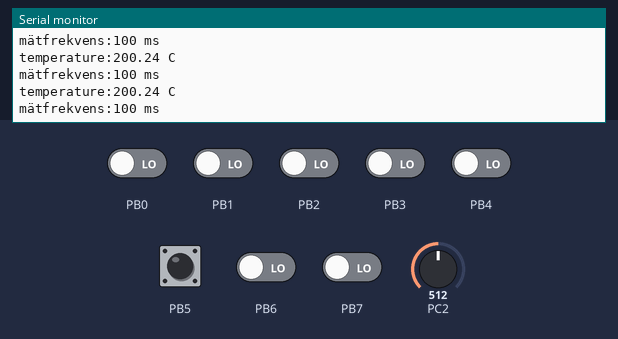
The program below on a simulated ATmega328P, built with avr-gcc and emulated at 16 MHz. Parts: the last lines printed to the serial monitor. Inputs (shaded band) come from the test bench; at power-on: PB5 HIGH, PB0–4, PB6, PB7 LOW, PC2 = 512.

Above: at 1.2 s.
1.3 s: PC2 set to 306
At 1.51 s:
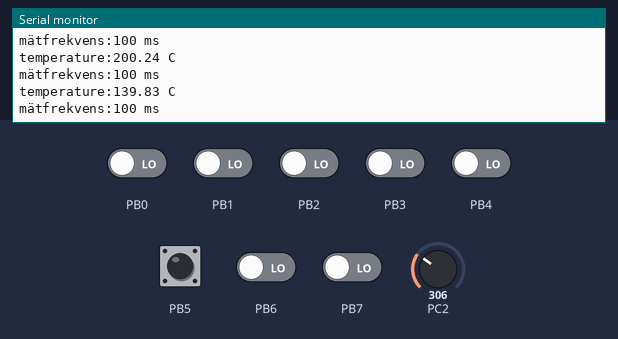
4.3 s: PB5 pulled LOW for 0.15 s
At 4.68 s:
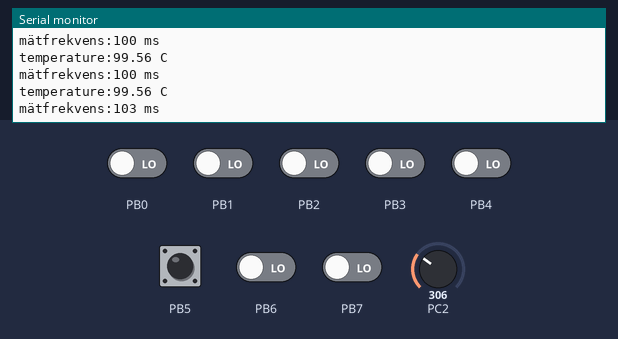
7.4 s: PB5 pulled LOW for 1 s
At 8.75 s:
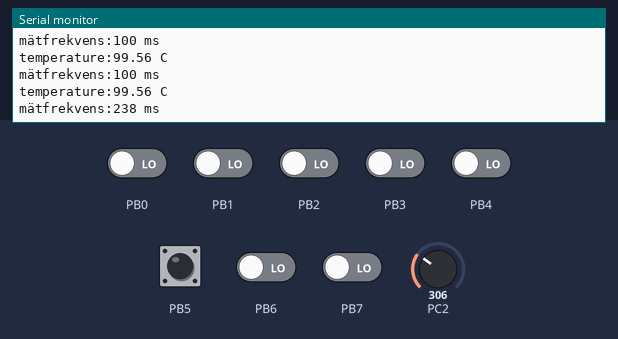
9.9 s: PB5 pulled LOW for 0.15 s
At 10.49 s:
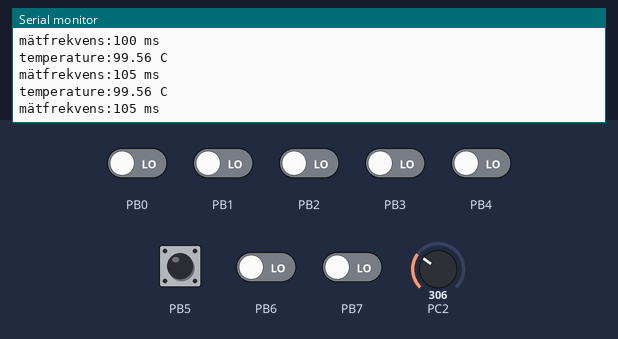
13.0 s: PB5 pulled LOW for 0.15 s
At 13.39 s:
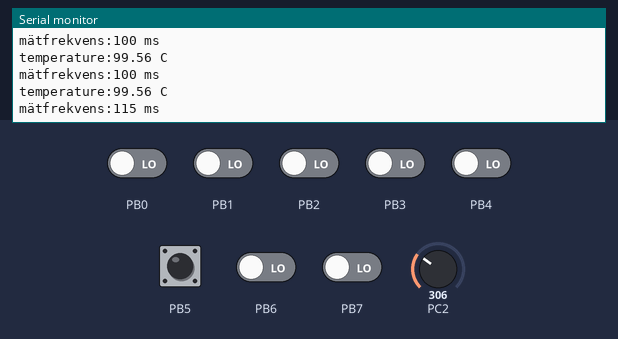
16.1 s: PB5 pulled LOW for 0.15 s
At 16.49 s:
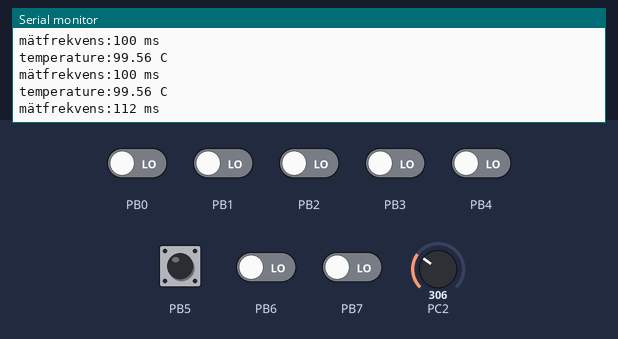
Timing chart, 0 to 19.1 s (numbered marks = the images above; inputs shaded):
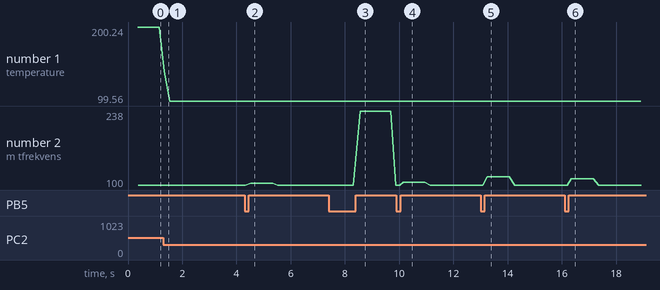

Measured:
- after the input at 1.3 s, the serial monitor: prints a new line at once (image 1)
- after the input at 4.3 s, the serial monitor: prints a new line after 0.23 s (image 2)
- after the input at 7.4 s, the serial monitor: prints a new line after 1.2 s (image 3)
- after the input at 9.9 s, the serial monitor: prints a new line after 0.25 s (image 4)
- after the input at 13.0 s, the serial monitor: prints a new line after 0.24 s (image 5)
- after the input at 16.1 s, the serial monitor: prints a new line after 0.24 s (image 6)
- plotted number 1: 200.24 → 99.56 after the input at 1.3 s

The program:

main.c
```c
/*
 * prodjekt_3.c
 *
 * Created: 2022-12-06 12:56:01
 * Author : willi
 */
/**********************************************************************

	mian_header.h includerar samtliga headers för alla includerade funtioner.

**********************************************************************/
#include "main_header.h"

/**********************************************************************
*
*	*mian: skriver konturnelrigt ut temperaturen från temperatursensorn tmp36
*		   default efter initiering är att temperaturen läses in och skrivs ut
*		   efter 60 sekunder. temperaturen som skrivs ut är medelvärde på de
*		   5 senaste mätningarna.
*
*		   vid en första knapptryckning så händer inget men vid två knapptryckningar
*		   i följd om  inte 60 sekunder har gått så läses tiden melan knapptryckningarna in
*		   och används som nytt värde för varje gång programet skall läsa in och skriva ut
*		   medeltemperaturen.
*
*		   medelvärdet melan de 5 senaste knapptryckningarna sparas och används som
*		   frekvens för utskrift av medeltemperaturen.
*
*
**********************************************************************/

int main(void)
{
    setup();

    while (1)

    {

    }
}
```

adc.c
```c
/*
 * adc.c
 *
 * Created: 2022-12-19 09:22:15
 *  Author: willi
 */

/********************************************************************************
* adc.c: Innehåller funktionsdefinitioner för implementering av AD-omvandling
*        för analoga signaler via strukten adc.
********************************************************************************/

#include "adc.h"

/********************************************************************************
* adc_read: Läser av en analog insignal och returnerar motsvarande digitala
*           motsvarighet mellan 0 - 1023.
*
*           - self: Pekare till analog pin vars insignal ska AD-omvandlas.
********************************************************************************/
uint16_t adc_read(struct adc_pin* self){

	ADMUX = (1 << REFS0) | self->pin;
	ADCSRA = (1 << ADEN) | (1<< ADSC) | (1 << ADPS2) | (1 << ADPS1) | (1 << ADPS0);
	while ((ADCSRA & (1 << ADIF)) == 0);
	ADCSRA = (1 << ADIF);
	return ADC;
}

/********************************************************************************
* adc_get_pwm_values: Läser av en analog insignal och beräknar on- och off-tid
*                     för PWM-generering, avrundat till närmaste heltal.
*
*                     - self         : Pekare till analog pin som ska läsas av.
*                     - pwm_period_us: PWM-perioden (on-tid + off-tid) mätt i
*                                      mikrosekunder.
********************************************************************************/
void adc_get_pwm_values(struct adc_pin* self, uint16_t pwm_period_us)
{
	const double duty_cycle = adc_read(self) / 1023.0;
	self->pwm_on_us =(uint16_t) (duty_cycle * pwm_period_us+0.5);
	self->pwm_off_us = pwm_period_us - self->pwm_on_us;
	return;
}

/********************************************************************************
* adc_init: Initierar analog pin för avläsning och AD-omvandling av insignaler,
*			Och nollställer pwm värderna.
*
*           - self: Pekare till analog pin som ska användas för AD-omvandling.
*           - pin : Analog pin som ska läsas för AD-omvandling.
********************************************************************************/
void adc_init(struct adc_pin* self, uint8_t pin)
{
	self->pin = pin;
	self->pwm_off_us = 0;
	self->pwm_on_us = 0;
	(void)adc_read(self);
	return;
}

/********************************************************************************
* adc_delay_on: Aktiverar en fördröjning på perioden av hög signal vid pwm styrning
				enligt tidigare avläst värde.
				Fördröjningen blir värdet på pwm_on_us i microsekunder

				- self         : Pekare till analog pin som har lästs av.
********************************************************************************/
void adc_delay_on(struct adc_pin* self){
	delay_us(self->pwm_on_us);
	return;
}

/********************************************************************************
* adc_delay_off: Aktiverar en fördröjning på perioden av låg signal vid pwm styrning
				enligt tidigare avläst värde.
				Fördröjningen blir värdet på pwm_off_us i microsekunder

				- self         : Pekare till analog pin som har lästs av.
********************************************************************************/
void adc_delay_off(struct adc_pin* self){
	delay_us(self->pwm_off_us);
	return;
}
```

adc.h
```c
/*
 * adc.h
 *
 * Created: 2022-12-19 09:21:47
 *  Author: willi
 */

/********************************************************************************
* adc.h: Innehåller funktionalitet för enkel implementering av AD-omvandling
*        för analoga signaler via strukten adc. AD-omvandling sker via inläsning
*        av signaler från analoga pinnar A0 - A5 på Arduino Uno, vilket
*        motsvarar PORTC0 - PORTC5 på ATmega328P.
*
*		 AD-omvanlingen kan till exemel användas för att läsa av en.
*		 Potensiometer som kan variera spänningen från 0 - 5 V som blir
*		 en digital signal från 0 - 1023.
*
*		 Signalen kan till exemepl användas för att sjukstera ljusstyrka med
*        en duty_cycle som beräknas med:
*
*			duty_cycle = ADC_Value/Max_Value
*
********************************************************************************/

#ifndef ADC_H_
#define ADC_H_

/* Inkluderingsderektiv:*/
#include "misc.h"
#include "setup.h"

#define PO1 0 /* Potensiometer kopplad till ingång A0 på aruduinot.*/
#define PO2 1 /* Potensiometer kopplad till ingång A1 på aruduinot.*/

/********************************************************************************
* adc: Strukt för implementering av AD-omvandlare, som möjliggör avläsning
*      av insignaler från analoga pinnar samt beräkning av on- och off-tid för
*      PWM-generering
********************************************************************************/
struct adc_pin{
	uint8_t pin;			/* pin: anger vilken pin på arduinot som läses av.*/
	uint16_t pwm_on_us;		/* pwm_on_us: Anger hur länge en signal skall vara hög vid PWM styrning.*/
	uint16_t pwm_off_us;	/* pwm_off_us: Anger hur länge en signal skall vara låg vid PWM styrning.*/
};

/********************************************************************************
* adc_init: Initierar analog pin för avläsning och AD-omvandling av insignaler,
*			Och nollställer pwm värderna.
*
*           - self: Pekare till analog pin som ska användas för AD-omvandling.
*           - pin : Analog pin som ska läsas för AD-omvandling.
********************************************************************************/
void adc_init(struct adc_pin* self, uint8_t pin);

/********************************************************************************
* adc_read: Läser av en analog insignal och returnerar motsvarande digitala
*           motsvarighet mellan 0 - 1023.
*
*           - self: Pekare till analog pin vars insignal ska AD-omvandlas.
********************************************************************************/
uint16_t adc_read(struct adc_pin* self);

/********************************************************************************
* adc_get_pwm_values: Läser av en analog insignal och beräknar on- och off-tid
*                     för PWM-generering, avrundat till närmaste heltal.
*
*                     - self         : Pekare till analog pin som ska läsas av.
*                     - pwm_period_us: PWM-perioden (on-tid + off-tid) mätt i
*                                      mikrosekunder.
********************************************************************************/
void adc_get_pwm_values(struct adc_pin* self, uint16_t pwm_period_us);

/********************************************************************************
* adc_delay_on: Aktiverar en fördröjning på perioden av hög signal vid pwm styrning
				enligt tidigare avläst värde.
				Fördröjningen blir värdet på pwm_on_us i microsekunder

				- self         : Pekare till analog pin som har lästs av.
********************************************************************************/
void adc_delay_on(struct adc_pin* self);

/********************************************************************************
* adc_delay_off: Aktiverar en fördröjning på perioden av låg signal vid pwm styrning
				enligt tidigare avläst värde.
				Fördröjningen blir värdet på pwm_off_us i microsekunder

				- self         : Pekare till analog pin som har lästs av.
********************************************************************************/
void adc_delay_off(struct adc_pin* self);

#endif /* ADC_H_ */
```

button.c
```c
/*
 * button.c
 *
 * Created: 2022-12-09 11:54:26
 *  Author: willi
 */

/********************************************************************************
* button.h: Innehåller funktionsdefinitioner för enkel implementering av
*           tryckknappar samt andra digitala inportar via strukten button.
********************************************************************************/
#include "button.h"

/********************************************************************************
* button_init: Initierar ny tryckknapp på angiven pin.
*
*              - self: Pekare till tryckknappen som ska initieras.
*              - pin : Tryckknappens pin-nummer på Arduino Uno, exempelvis 13.
*                      Alternativt kan motsvarande port-nummer på ATmega328P
*                      anges, exempelvis B5 för pin 13 eller D3 för pin 3.
********************************************************************************/
void button_init(struct button* self, uint8_t pin){
	if (pin >= 0  && pin <= 7)
	{
		self->io_port_button = IO_PORTD;
		self->pin = pin;
		PORTD |= (1 << pin);
	}
	else if (pin >= 8 && pin <= 13)
	{
		self->io_port_button = IO_PORTB;
		self->pin = pin-8;
		PORTB |= (1 << (pin-8));
	}
	return;
}

/********************************************************************************
* button_clear: Nollställer tryckknapp samt motsvarande pin.
*
*               - self: Pekare till tryckknappen som ska nollställas.
********************************************************************************/
void button_clear(struct button* self)
{

	if (self->io_port_button == IO_PORTB)
	{
		PORTB &= ~(1 << self->pin);
	}
	else if (self->io_port_button == IO_PORTC)
	{
		PORTC &= ~(1 << self->pin);
	}
	else if (self->io_port_button == IO_PORTD)
	{
		PORTD &= ~(1 << self->pin);
	}

	self->io_port_button = IO_PORT_NONE;
	self->pin = 0;
	return;
}

/********************************************************************************
* button_is_pressed: Läser av tryckknappens pin och indikerar ifall denna är
*                    nedtryckt. I så fall returneras true, annars false.
*
*                    - self: Pekare till tryckknappen som ska läsas av.
********************************************************************************/
bool button_is_pressed(struct button* self){
	if (self->io_port_button == IO_PORTB)
	{
		return (PINB & (1 << (self->pin)));
	}
	else if (self->io_port_button == IO_PORTD)
	{
		return (PIND & (1 << (self->pin)));
	}
	else if (self->io_port_button == IO_PORTC)
	{
		return (PINC & (1 << (self->pin)));
	}
	else{return false; }
}

/********************************************************************************
* button_aktivate_interrupt: Aktiverar PCI-avbrott på angiven tryckknapp så att
*                          event på tryckknappens pin medför avbrott, både på
*                          stigande och fallande flank. Kontroll av flank måste
*                          skötas av användaren, förslagsvis via avläsning i
*                          motsvarande avbrottsrutin.
*
*                          Nedan visas sambandet mellan använd I/O-port samt
*                          avbrottsvektorn för motsvarande avbrottsrutin:
*
*                          I/O-port     pin (Arduino Uno)     Avbrottsvektor
*                             B              8 - 13             PCINT0_vect
*                             C             A0 - A5             PCINT1_vect
*                             D              0 - 7              PCINT2_vect
*
*                          - self: Pekare till tryckknappen som PCI-avbrott
*                                  ska aktiveras på.
********************************************************************************/

void button_aktivate_interupts(struct button* self){
	asm("SEI");
	if (self->io_port_button == IO_PORTB)
	{
		PCMSK0 |= (1 << self->pin);
		PCICR |= (1 << PCIE0);
	}
	else if (self->io_port_button == IO_PORTC)
	{
		PCMSK1 |= (1 << self->pin);
		PCICR |= (1 << PCIE1);
	}
	else if (self->io_port_button == IO_PORTD)
	{
		PCMSK2 |= (1 << self->pin);
		PCICR |= (1 << PCIE2);
	}
	return;
}
```

button.h
```c
/*
 * button.h
 *
 * Created: 2022-12-09 11:54:08
 *  Author: willi
 */

/********************************************************************************
* button.h: Innehåller funktionalitet för enkel implementering av tryckknappar
*           via strukten button samt associerade funktioner. Denna strukt
*           fungerar också utmärkt för andra digitala inportar där insignalen
*           ska kunna läsas av samt avbrott ska kunna genereras vid ett
*           godtyckligt event.
********************************************************************************/

#ifndef BUTTON_H_
#define BUTTON_H_

/* Inkluderingsdirektiv: */
#include "misc.h"

/********************************************************************************
* button: Strukt för implementering av tryckknappar och andra digitala inportar.
*
********************************************************************************/

struct button
{
	uint8_t pin;					/* Tryckknappens pin-nummer på aktuell I/O-port. */
	enum io_port io_port_button;	/* I/O-port som lysdioden är ansluten till. */
};


/********************************************************************************
* button_init: Initierar ny tryckknapp på angiven pin.
*
*              - self: Pekare till tryckknappen som ska initieras.
*              - pin : Tryckknappens pin-nummer på Arduino Uno, exempelvis 13.
*                      Alternativt kan motsvarande port-nummer på ATmega328P
*                      anges, exempelvis B5 för pin 13 eller D3 för pin 3.
********************************************************************************/
void button_init(struct button* self, uint8_t pin);

/********************************************************************************
* button_is_pressed: Läser av tryckknappens pin och indikerar ifall denna är
*                    nedtryckt. I så fall returneras true, annars false.
*
*                    - self: Pekare till tryckknappen som ska läsas av.
********************************************************************************/
bool button_is_pressed(struct button* self);

/********************************************************************************
* button_clear: Nollställer tryckknapp samt motsvarande pin.
*
*               - self: Pekare till tryckknappen som ska nollställas.
********************************************************************************/
void button_clear(struct button* self);

/********************************************************************************
* button_aktivate_interrupt: Aktiverar PCI-avbrott på angiven tryckknapp så att
*							event på tryckknappens pin medför avbrott, både på
*							stigande och fallande flank. Kontroll av flank måste
*							skötas av användaren, förslagsvis via avläsning i
*							motsvarande avbrottsrutin.
*
*							Nedan visas sambandet mellan använd I/O-port samt
*							avbrottsvektorn för motsvarande avbrottsrutin:
*
*							I/O-port     pin (Arduino Uno)     Avbrottsvektor
*                             B              8 - 13             PCINT0_vect
*                             C             A0 - A5             PCINT1_vect
*                             D              0 - 7              PCINT2_vect
*
*                          - self: Pekare till tryckknappen som PCI-avbrott
*                                  ska aktiveras på.
********************************************************************************/
void button_aktivate_interupts(struct button* self);


#endif /* BUTTON_H_ */
```

led.h
```c
/*
 * led.h
 *
 * Created: 2022-12-06 18:28:46
 *  Author: willi
 */


#ifndef LED_H_
#define LED_H_

#include "misc.h"

struct led
{
	uint8_t pin;
	enum io_port io_port_led;
	bool enabled;
};

/********************************************************************************
* led_init: initierar en led strukt för andvädning på port B eller D
			 och sätter porten som en utgång.
*
*           - struct led* self: led strukt pekare för en led koplad till arduinon.
*           - const uint8_t pin: anger vilken pin som skall tilldelas led strukten.
********************************************************************************/
void led_init(struct led* self,const uint8_t pin);

/********************************************************************************
* led_on: tänder ledden på uttgången som skikas.
*
*           - struct led* self: led strukt pekare för en led koplad till arduinon.
********************************************************************************/
void led_on(struct led* self);

/********************************************************************************
* led_off: släcker ledden på uttgången som skikas.
*
*           - struct led* self: led strukt pekare för en led koplad till arduinon.
********************************************************************************/
void led_off(struct led* self);

/********************************************************************************
* led_toggle: tänder eller släcker en led beroende på des tidiggare tillstånd.
*
*           - struct led* self: led strukt pekare för en led koplad till arduinon.
********************************************************************************/
void led_toggle(struct led* self);


#endif /* LED_H_ */
```

Source omitted: led.c (2686 bytes), led_vect.c (5632 bytes), led_vect.h (5359 bytes), main_header.h (527 bytes), misc.c (853 bytes), misc.h (2876 bytes), serial.c (8713 bytes), serial.h (3075 bytes), setup.c (926 bytes), setup.h (633 bytes), temp_sensor.c (9621 bytes), temp_sensor.h (261 bytes) and 2 more
